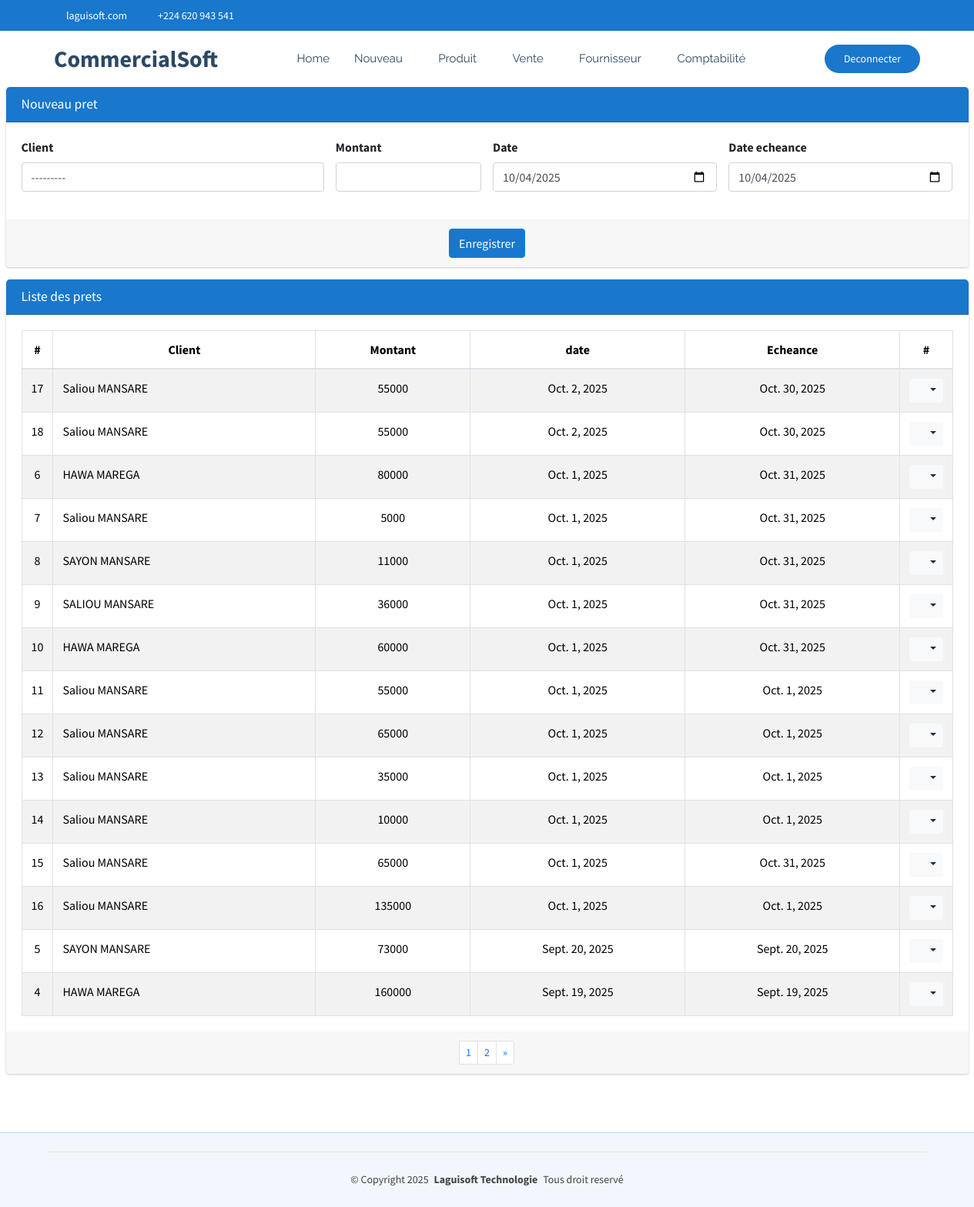
The app's page /commerce/commerce/pret/Client (signed in), older data.
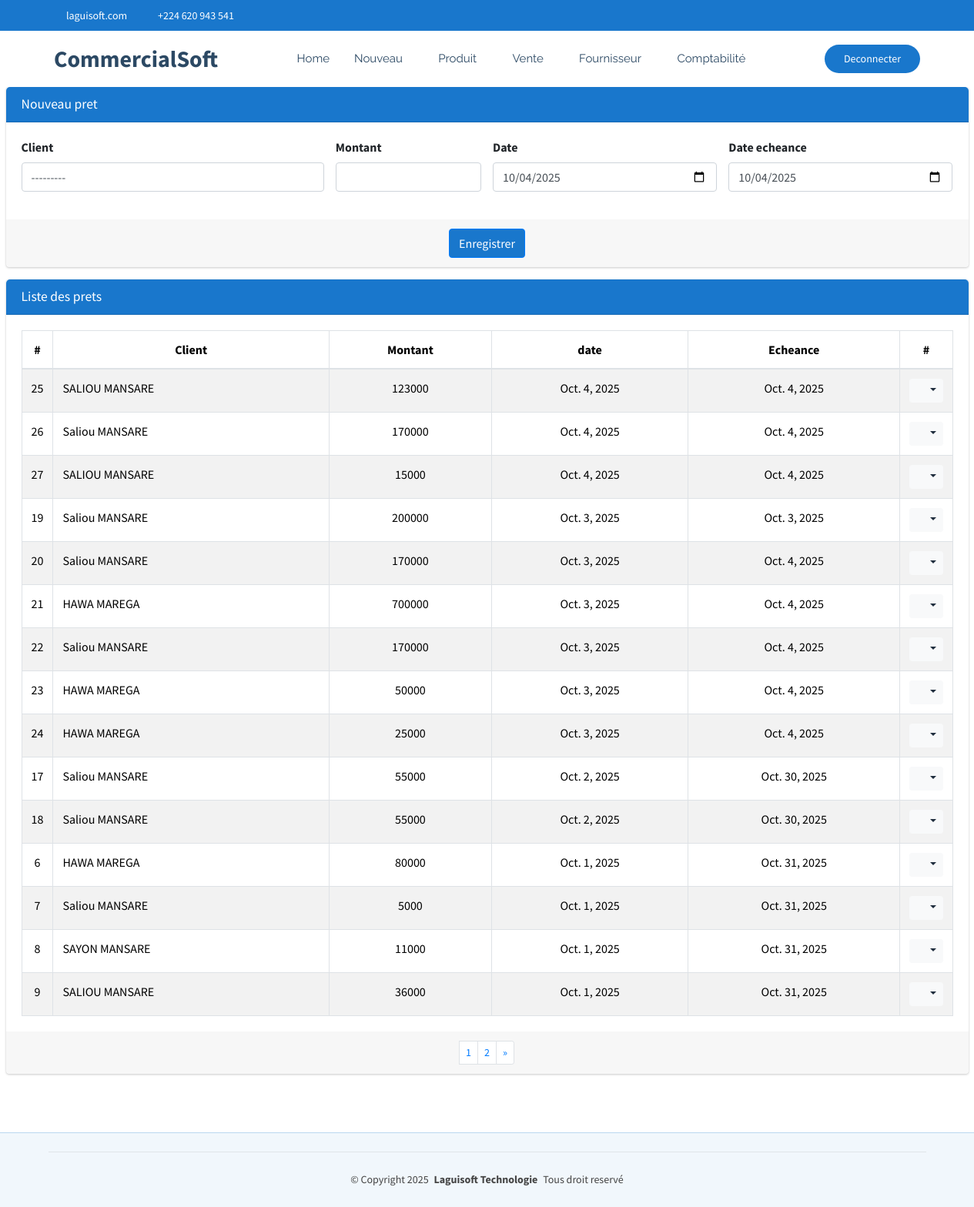
The same page, newer data.
### CommercialSoft/models.py (models this page shows)
class PretClient(models.Model):
    client=models.ForeignKey(Client, on_delete=models.SET_NULL, null=True, related_name='prets')
    montant=models.BigIntegerField()
    date=models.DateField(default=timezone.now)
    dateEcheance=models.DateField(default=timezone.now)
    payer=models.CharField(max_length=5, choices=[('Non','Non'),('Oui','Oui')], default='Non')
    commande=models.ForeignKey(Commande, on_delete=models.SET_NULL, null=True, blank=True)
    user=models.ForeignKey(settings.AUTH_USER_MODEL, on_delete=models.PROTECT)
    commentaire=models.CharField(max_length=50, null=True, blank=True)

class Client(models.Model):
    societe=models.ForeignKey(Societe, on_delete=models.CASCADE, null=True)
    nom=models.CharField(max_length=70, unique=True)
    telephone=models.CharField(max_length=20,null=True,blank=True)
    adresse=models.CharField(max_length=30, null=True, blank=True)
    email=models.EmailField(max_length=50, null=True, blank=True)
    matricule=models.CharField(max_length=20,null=True, blank=True)
    pourcentage=models.PositiveSmallIntegerField()
    detteMaximale=models.PositiveBigIntegerField()
    def __str__(self):
        return self.nom

### CommercialSoft/views.py (the view)
# urls.py: path('commerce/pret/Client', views.pretClient_list_create,name="commerce_pretClient"),
@login_required
def pretClient_list_create(request):
    if request.method == "POST":
        form = detteClientForm(request.POST)
        if form.is_valid():
            dette = form.save(commit=False)
            dette.user=request.user
            dette.save()  # Sauvegarder après modification
            messages.success(request, "pret créée avec succès !")
            return redirect('commerce_pretClient')
        else:
            messages.error(request, "Erreur lors de la création de la pret.")
    else:
        form = detteClientForm()
    pret = PretClient.objects.all().order_by('-date')
    paginator = Paginator(pret, 15)
    page = request.GET.get('page')
    paginated_depense = paginator.get_page(page)
    return render(request, 'CommercialSoft/pretClient.html', {'form': form,'listes': paginated_depense})

### CommercialSoft/forms.py
class detteClientForm(forms.ModelForm):
    class Meta:
        model = PretClient
        fields = ['client', 'montant', 'date','dateEcheance']
        widgets = {
            'client': forms.Select(attrs={'class': 'form-control select2bs4', "id":"idClient"}),
            'montant': forms.NumberInput(attrs={'class': 'form-control'}),
            'date': forms.DateInput(attrs={'class': 'form-control', 'type': 'date'}),
            'dateEcheance': forms.DateInput(attrs={'class': 'form-control', 'type': 'date'}),
        }

### CommercialSoft/templates/CommercialSoft/pretClient.html (shortened to what the changed rows need)
{% extends "CommercialSoft/starter-page.html" %}
{% load static %}
{% block css %}
    <link rel="stylesheet" href="{% static 'autre/plugins/fontawesome-free/css/all.min.css' %}">
    <link rel="stylesheet" href="https://code.ionicframework.com/ionicons/2.0.1/css/ionicons.min.css">
  <link rel="stylesheet" href="{% static 'autre/plugins/sweetalert2-theme-bootstrap-4/bootstrap-4.min.css' %}">
    <link rel="stylesheet" href="{% static 'autre/dist/css/adminlte.min.css' %}">
    <link rel="stylesheet" href="{% static 'autre/plugins/toastr/toastr.min.css' %}">
{% endblock %}
{% block corp %}
<section class="content pt-0">
  <div class="container-fluid">
    <div class="row">
      <div class="col-md-12">
        <div class="card card-primary">
            <div class="card-body">
              <table class="table table-bordered table-hover table-striped">
                <thead>
                  <tr>
                    <th style="width: 10px" class="text-center">#</th>
                    <th class="text-center">Client</th>
                    <th class="text-center">Montant</th>
                    <th class="text-center">date</th>
                    <th class="text-center">Echeance</th>
                    <th style="width: 40px" class="text-center">#</th>
                  </tr>
                </thead>
                <tbody>
                  {% if listes %}
                    {% for liste in listes %}
                      <tr>
                        <td class="text-center">{{liste.id}}</td>
                        <td>{{liste.client.nom}}</td>
                        <td class="text-center">{{liste.montant}}</td>
                        <td class="text-center">{{liste.date}}</td>
                        <td class="text-center">{{liste.dateEcheance}}</td>
                        <td class="text-center">
                          <div class="btn-group">
                            <button type="button" class="btn btn-sm btn-light dropdown-toggle" data-toggle="dropdown" aria-expanded="false">
                              <i class="fas fa-cogs"></i>
                            </button>
                          </div>
                        </td>
                      </tr>
                    {% endfor %}
                  {% else %}
                    <tr>
                      <td colspan="14" class="text-center">Aucune ligne disponible pour le moment.</td>
                    </tr>
                  {% endif %}
                </tbody>
              </table>
            </div>
            <div class="card-footer clearfix">
              <ul class="pagination pagination-sm m-0 justify-content-center">
                <li class="page-item">
                  {% for num in listes.paginator.page_range %}
                    {% if listes.number == num %}
                      <li class="page-item"><a class="page-link" href="">{{ num }}</a></li>
                    {% else %}
                      <li class="page-item"><a class="page-link" href="?page={{ num }}">{{ num }}</a></li>
                    {% endif %}
                  {% endfor %}
              </ul>
            </div>
          </div>
      </div>
    </div>
  </div>
</section>
  {% endblock %}

Row changes from the older to the newer data that the page shows:
no longer on this page (row unchanged): PretClient: id "10", client.nom "HAWA MAREGA", montant "60000", date "Oct. 1, 2025", dateEcheance "Oct. 31, 2025"
no longer on this page (row unchanged): PretClient: id "11", client.nom "Saliou MANSARE", montant "55000", date "Oct. 1, 2025", dateEcheance "Oct. 1, 2025"
no longer on this page (row unchanged): PretClient: id "12", client.nom "Saliou MANSARE", montant "65000", date "Oct. 1, 2025", dateEcheance "Oct. 1, 2025"
no longer on this page (row unchanged): PretClient: id "13", client.nom "Saliou MANSARE", montant "35000", date "Oct. 1, 2025", dateEcheance "Oct. 1, 2025"
no longer on this page (row unchanged): PretClient: id "14", client.nom "Saliou MANSARE", montant "10000", date "Oct. 1, 2025", dateEcheance "Oct. 1, 2025"
no longer on this page (row unchanged): PretClient: id "15", client.nom "Saliou MANSARE", montant "65000", date "Oct. 1, 2025", dateEcheance "Oct. 31, 2025"
no longer on this page (row unchanged): PretClient: id "16", client.nom "Saliou MANSARE", montant "135000", date "Oct. 1, 2025", dateEcheance "Oct. 1, 2025"
no longer on this page (row unchanged): PretClient: id "5", client.nom "SAYON MANSARE", montant "73000", date "Sept. 20, 2025", dateEcheance "Sept. 20, 2025"
no longer on this page (row unchanged): PretClient: id "4", client.nom "HAWA MAREGA", montant "160000", date "Sept. 19, 2025", dateEcheance "Sept. 19, 2025"
added PretClient: id "25", client.nom "SALIOU MANSARE", montant "123000", date "Oct. 4, 2025", dateEcheance "Oct. 4, 2025"
added PretClient: id "26", client.nom "Saliou MANSARE", montant "170000", date "Oct. 4, 2025", dateEcheance "Oct. 4, 2025"
added PretClient: id "27", client.nom "SALIOU MANSARE", montant "15000", date "Oct. 4, 2025", dateEcheance "Oct. 4, 2025"
added PretClient: id "19", client.nom "Saliou MANSARE", montant "200000", date "Oct. 3, 2025", dateEcheance "Oct. 3, 2025"
added PretClient: id "20", client.nom "Saliou MANSARE", montant "170000", date "Oct. 3, 2025", dateEcheance "Oct. 4, 2025"
added PretClient: id "21", client.nom "HAWA MAREGA", montant "700000", date "Oct. 3, 2025", dateEcheance "Oct. 4, 2025"
added PretClient: id "22", client.nom "Saliou MANSARE", montant "170000", date "Oct. 3, 2025", dateEcheance "Oct. 4, 2025"
added PretClient: id "23", client.nom "HAWA MAREGA", montant "50000", date "Oct. 3, 2025", dateEcheance "Oct. 4, 2025"
added PretClient: id "24", client.nom "HAWA MAREGA", montant "25000", date "Oct. 3, 2025", dateEcheance "Oct. 4, 2025"
